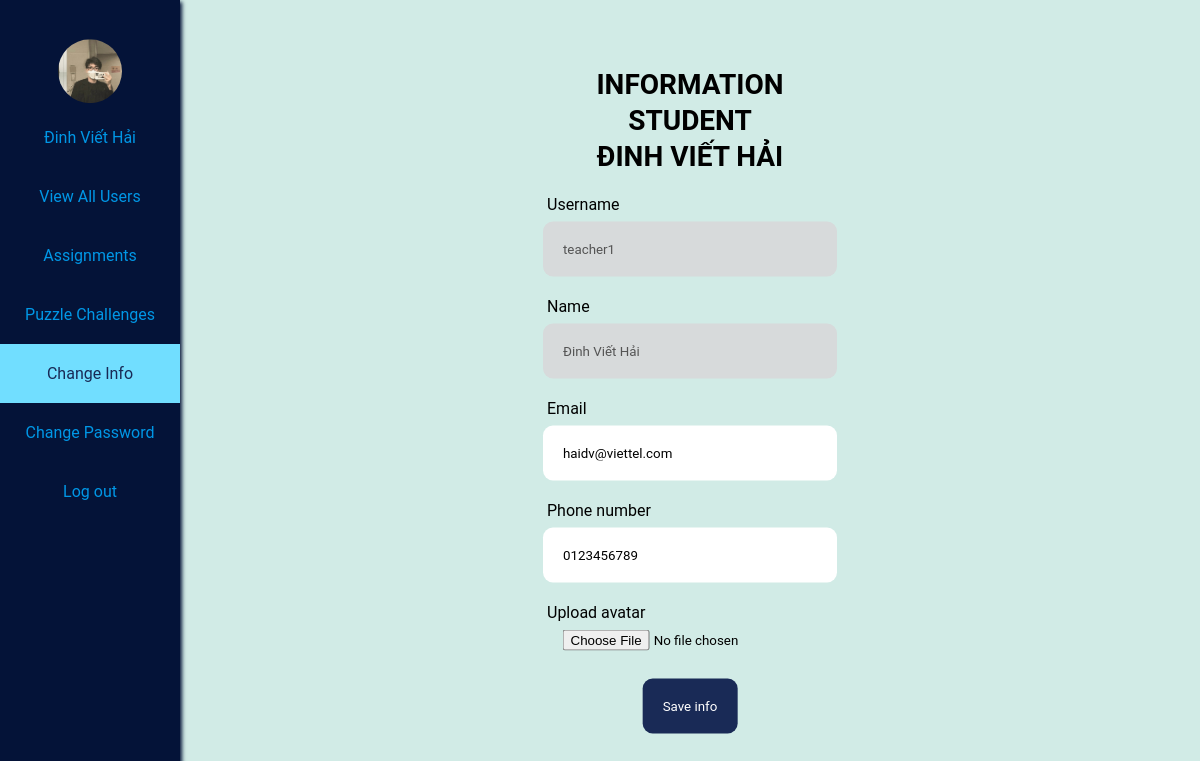
Page /student/changeinfo.php (signed in) on the committed database.
### tables this page shows
CREATE TABLE `tbluser` (
  `id` int(11) NOT NULL,
  `username` varchar(255) NOT NULL,
  `password` varchar(255) NOT NULL,
  `pos` int(11) NOT NULL,
  `name` varchar(128) NOT NULL,
  `pnumber` varchar(16) NOT NULL,
  `email` varchar(128) NOT NULL,
  `avatar` varchar(128) NOT NULL
);

### student/changeinfo.php (the view, shortened to what this page needs)
<?php
require_once("../config/user.php");
$id = $_SESSION["id"];
$sql = "SELECT * FROM tbluser WHERE id = '$id'";
$result = $conn->query($sql);
$row = $result->fetch_array(MYSQLI_NUM);
$name = $row["4"];
$username = $row["1"];
$phonenumber = $row["5"];
$email = $row["6"];
$avatar = $row["7"];
?>
<!DOCTYPE html>
<html lang="en">
<head>
    <link rel="stylesheet" href="student_style.css">
</head>
<body>
    <div class="sidebar" >
        <ul class="menu">
            <li>
                <?php
                    $id = $_SESSION["id"];
                    $sql = "SELECT * FROM tbluser WHERE id = '$id'";
                    $result = $conn->query($sql);
                    $row = $result->fetch_array(MYSQLI_NUM);
                    echo '<a href="index.php"> <img src="../image/avatars/'.($row[7] ? $row[7] : "default-avatar.png").'" class="avatar" alt=""> </a>';
                ?>
            </li>
            <li>
                <a href="index.php">
                    <?php
                    echo "<span>".$row[4]."</span>";
                    ?>
                </a>
            </li>
            <li>
                <a href="user.php" >View All Users</a>
            </li>
            <li>
                <a href="assignment_show.php">Assignments</a>
            </li>
            <li>
                <a href="challenge.php" >Puzzle Challenges</a>
            </li>
			<li>
                <a href="changeinfo.php" class="darkblue">Change Info</a>
            </li>
			<li>
                <a href="changepwd.php" >Change Password</a>
			</li>
			<li>
                <a href="../logout.php">Log out</a>
            </li>
        </ul>
	</div>
    <div class="content">
        <form action="changeinfo.php" method="post" enctype="multipart/form-data">
			<p>Information student<br /> <?php echo $name ?> </p>
            <label for="username">Username</label><br>
            <input type="text" class="username-readonly" name="username" value="<?php echo $username?>" disabled><br>
            <label for="name">Name</label><br>
            <input type="text" class="name-readonly" name="name" value="<?php echo $name?>" disabled><br>
			<label for="email">Email</label><br>
			<input type="text" name="email" value="<?php echo $email?>"><br>
			<label for="phonenumber">Phone number</label><br>
			<input type="text" name="phonenumber" value="<?php echo $phonenumber?>"><br>
            <label for="avatar">Upload avatar</label>
            <input type="file" name="uploadFile" value="<?php echo $avatar?>"><br><br>
            <input type="submit" class="changeInfo" value="Save info" name="update">
		</form>
    </div>
</body>
</html>

### student/student_style.css (style rules this page uses)
* { margin: 0; padding: 0; font-family: "Roboto", sans-serif; }
.sidebar { height: 100%; width: 180px; position: fixed; z-index: 1; top: 0; left: 0; background-color: #041338; overflow-x: hidden; font-size: 16px; box-shadow: 2px 2px 4px #041338; }
img.avatar { height: 64px; width: 64px; border-radius: 50%; cursor: pointer; transform: translateY(30%); padding: 0 60px; }
.sidebar .menu { margin-top: 0px; }
.sidebar .menu li { list-style-type: none; display: flex; justify-content: center; width: 100%; }
.sidebar .menu li a { display: block; padding: 20px 0; text-decoration: none; color: #0097e6; text-align: center; flex: 1; }
.darkblue { background-color: #71deff!important; color: #192a56!important; opacity: 100%; }
.content { margin-left: 180px; padding: 20px; box-sizing: border-box; font-size: 14px; height: 100vh; background: #d1ebe6; }
.username-readonly, .name-readonly { box-shadow: none!important; background-color: #d7dadb; }
.content form { width: 30%; position: relative; left: 50%; top: 50%; transform: translate(-50%, -50%); }
.content p { font-size: 28px!important; font-weight: bold; text-transform: uppercase; margin-bottom: 20px; text-align: center; line-height: 36px; }
.content label { font-size: 16px; margin-left: 4px; }
.content input[type="text"], .content input[type="password"] { display: block; width: 100%; border: none; border-radius: 10px; padding: 20px; box-sizing: border-box; margin-bottom: 4px; margin-top: 8px; }
.content input[type="submit"] { border: none; padding: 20px; background: #192a56; color: white; position: relative; left: 50%; transform: translateX(-50%); border-radius: 10px; margin-top: 20px; cursor: pointer; }
.content form input[type="file"] { position: relative; left: 50%; transform: translateX(-50%); top: 8px; }

### rows in the picture
tbluser: avatar (picture), name "Đinh Viết Hải", name "ĐINH VIẾT HẢI", username "teacher1", email "haidv@viettel.com", phonenumber "0123456789"
